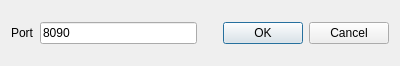
<?xml version="1.0" encoding="UTF-8"?>
<ui version="4.0">
 <class>ServerDialog</class>
 <widget class="QDialog" name="ServerDialog">
  <property name="geometry">
   <rect>
    <x>0</x>
    <y>0</y>
    <width>400</width>
    <height>66</height>
   </rect>
  </property>
  <property name="windowTitle">
   <string>Dialog</string>
  </property>
  <layout class="QGridLayout" name="gridLayout">
   <item row="0" column="0">
    <layout class="QHBoxLayout" name="horizontalLayout_2">
     <item>
      <layout class="QHBoxLayout" name="horizontalLayout">
       <item>
        <widget class="QLabel" name="label">
         <property name="text">
          <string>Port</string>
         </property>
        </widget>
       </item>
       <item>
        <widget class="QLineEdit" name="lineEdit">
         <property name="text">
          <string>8090</string>
         </property>
        </widget>
       </item>
      </layout>
     </item>
     <item>
      <widget class="QDialogButtonBox" name="buttonBox">
       <property name="orientation">
        <enum>Qt::Horizontal</enum>
       </property>
       <property name="standardButtons">
        <set>QDialogButtonBox::Cancel|QDialogButtonBox::Ok</set>
       </property>
      </widget>
     </item>
    </layout>
   </item>
  </layout>
 </widget>
 <resources/>
 <connections>
  <connection>
   <sender>buttonBox</sender>
   <signal>accepted()</signal>
   <receiver>ServerDialog</receiver>
   <slot>accept()</slot>
   <hints>
    <hint type="sourcelabel">
     <x>248</x>
     <y>254</y>
    </hint>
    <hint type="destinationlabel">
     <x>157</x>
     <y>274</y>
    </hint>
   </hints>
  </connection>
  <connection>
   <sender>buttonBox</sender>
   <signal>rejected()</signal>
   <receiver>ServerDialog</receiver>
   <slot>reject()</slot>
   <hints>
    <hint type="sourcelabel">
     <x>316</x>
     <y>260</y>
    </hint>
    <hint type="destinationlabel">
     <x>286</x>
     <y>274</y>
    </hint>
   </hints>
  </connection>
 </connections>
</ui>
